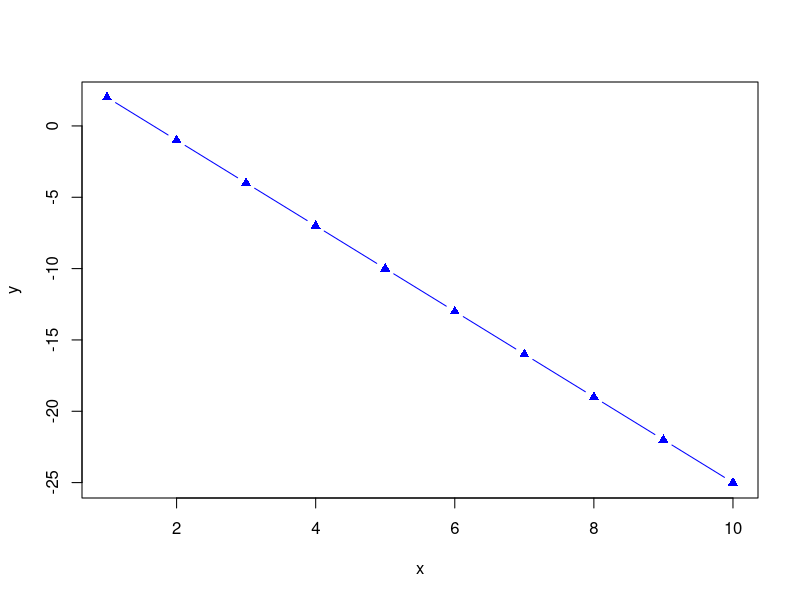

This chart was generated by the following R code:
## ---- chunk 1
knitr::opts_chunk$set(echo = FALSE)
## ---- chunk 2
math <- 88 
chemistry <- 87.66667
writing <-  86
art <- 91.33333
history <- 84
music <- 91
physical_education <- 89.33333

final_scores <- c(math, chemistry, writing, art,
                  history, music, physical_education)
## ---- chunk 3
final_scores[3]
## ---- chunk 4
final_scores[1:4]
## ---- chunk 5
final_scores[c(1,3,7)]
## ---- chunk 6
math_chemistry <- c(88, 87.66667)
class_names <- c("math", "chemistry")
names(math_chemistry) <- class_names
## ---- chunk 7
class_names <- c("math", "chemistry", "writing", "art",
                  "history", "music", "physical_education")

names(final_scores) <- class_names
## ---- chunk 8
math_chemistry["chemistry"]
## ---- chunk 9
math_chemistry[c("math","chemistry")]
## ---- chunk 10
final_scores["math"] > final_scores
## ---- chunk 11
math_comparison <- final_scores["math"] > final_scores
typeof(math_comparison)
## ---- chunk 12
logical_vector <- final_scores["math"] > final_scores
## ---- chunk 13
final_scores[logical_vector]
## ---- chunk 14
gpa <- mean(final_scores)
above_average <- (gpa < final_scores)
best_grades <- final_scores[above_average]
## ---- chunk 15
tests <- c(76, 89, 78, 88, 79, 93, 89)
homework <- c(85, 90, 88, 79, 88, 95, 74)
projects <- c(77, 93, 87, 90, 77, 82,80)
## ---- chunk 16
sum <- tests + homework
## ---- chunk 17
tests <- c(76, 89, 78, 88, 79, 93, 89)
homework <- c(85, 90)

sum <- tests + homework
## ---- chunk 18
tests <- c(tests, 99, 67)
## ---- chunk 19
x <- 1:10
y <- -3*x + 5
plot(x, y, type = "b", pch = 17, 
     col = "blue", xlab = "x", ylab = "y")
